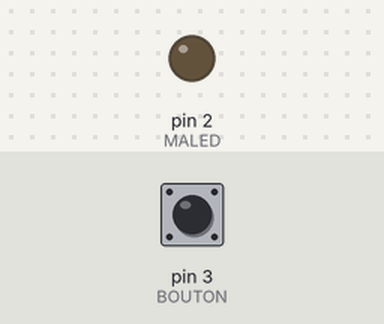
A sketch run on a simulated Arduino Uno, built with avr-gcc and run on an emulated ATmega328P. Parts: output pins drawn as LEDs (lit = HIGH). The test bench sets the inputs (shaded band); at power-on: pin 3 (BOUTON) HIGH.

Above: at 1.2 s.
1.3 s: pin 3 (BOUTON) pulled LOW for 0.15 s
At 2.5 s:
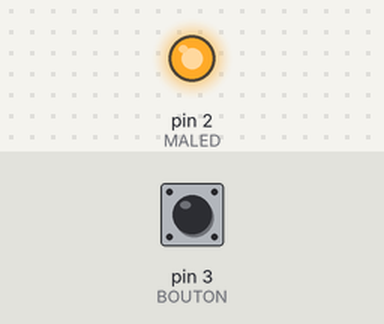
2.9 s: pin 3 (BOUTON) pulled LOW for 1 s
At 3.7 s:
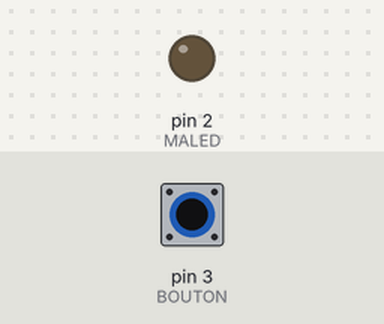
5.4 s: pin 3 (BOUTON) pulled LOW for 3.2 s
At 6.8 s:
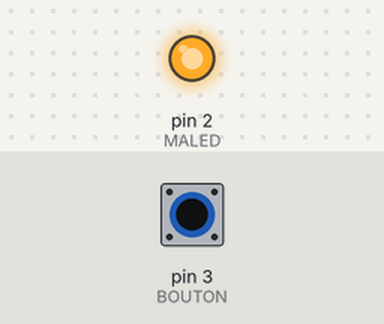
Timing chart, 0 to 8.4 s (numbered marks = the images above; inputs shaded):
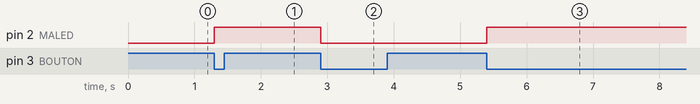

Measured:
- after the input at 1.3 s, pin 2 (MALED): LOW → HIGH at once
- after the input at 2.9 s, pin 2 (MALED): HIGH → LOW at once
- after the input at 5.4 s, pin 2 (MALED): LOW → HIGH at once

The sketch:

HS09_sansrebonds_int.ino
```cpp
#define MALED  2
#define BOUTON 3

volatile boolean clic = false;

void interruption() {
  clic = true;
}

void setup() {
  pinMode(MALED,OUTPUT);
  pinMode(BOUTON,INPUT_PULLUP);
  attachInterrupt(digitalPinToInterrupt(BOUTON), interruption,FALLING);
}

unsigned long previousMillis = 0;

void loop() {
  unsigned long currentMillis = millis();
  if(clic) {
    if(currentMillis-previousMillis > 50) {
      digitalWrite(MALED, !digitalRead(MALED));
      previousMillis = currentMillis;
    }
    clic = false;
  }
}
```
